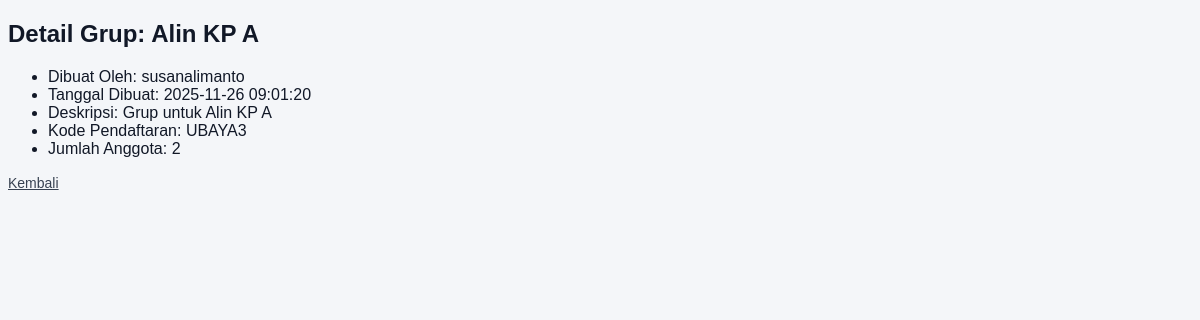
Page /detail_group_mahasiswa.php?idgrup=3 on the committed database.
### tables this page shows
CREATE TABLE `grup` (
  `idgrup` int(11) NOT NULL AUTO_INCREMENT,
  `username_pembuat` varchar(20) NOT NULL,
  `nama` varchar(45) DEFAULT NULL,
  `deskripsi` varchar(45) DEFAULT NULL,
  `tanggal_pembentukan` datetime DEFAULT NULL,
  `jenis` enum('Privat','Publik') DEFAULT NULL,
  `kode_pendaftaran` varchar(45) DEFAULT NULL,
  PRIMARY KEY (`idgrup`),
  KEY `fk_grup_akun1_idx` (`username_pembuat`),
  CONSTRAINT `fk_grup_akun1` FOREIGN KEY (`username_pembuat`) REFERENCES `akun` (`username`) ON DELETE CASCADE ON UPDATE CASCADE
);

### Class/parent.php (called while the page is built, shortened)
<?php
class orangtua
{
    public function __construct()
    {
        $this->mysqli =
            new mysqli(SERVER_NAME, USER_NAME, PASSWORD, DB_NAME);
    }
}

### Class/group.php (called while the page is built, shortened)
<?php
require_once("parent.php");
class group extends orangtua
{
    public function getGroupById(string $idgroup)
    {
        $sql = "SELECT * FROM grup WHERE idgrup = ?";
        $stmt = $this->mysqli->prepare($sql);
        $stmt->bind_param("s", $idgroup);
        $stmt->execute();
        $res = $stmt->get_result();
        return $res->fetch_assoc();
    }
}

### Class/member_group.php (called while the page is built, shortened)
<?php
require_once("parent.php");
class member_group extends orangtua
{
    public function countMember(int $idgrup)
    {
        $sql = "SELECT COUNT(*) FROM member_grup WHERE idgrup = ?";
        $stmt = $this->mysqli->prepare($sql);
        $stmt->bind_param("i", $idgrup);
        $stmt->execute();
        $stmt->bind_result($count);
        return $count;
    }
}

### detail_group_mahasiswa.php (the view, shortened to what this page needs)
<?php
require_once("Class/group.php");
require_once("Class/member_group.php");
$idgrup = $_GET['idgrup'];
$group  = new group();
$member = new member_group();
?>
<!DOCTYPE html>
<html lang="en">
<head>
    <link rel="stylesheet" href="theme.css">
</head>
<body>
    <?php
    $res = $group->getGroupById($idgrup);
    if ($res) {
        $jumlah = $member->countMember($idgrup);
        echo "<h2>Detail Grup: " . $res['nama'] . "</h2>";
        echo "<ul>";
        echo "<li>Dibuat Oleh: " . $res['username_pembuat'] . "</li>";
        echo "<li>Tanggal Dibuat: " . $res['tanggal_pembentukan'] . "</li>";
        echo "<li>Deskripsi: " . $res['deskripsi'] . "</li>";
        echo "<li>Kode Pendaftaran: " . $res['kode_pendaftaran'] . "</li>";
        echo "<li>Jumlah Anggota: $jumlah</li>";
        echo "</ul>";
    }
    ?>
    <a href="kelola_group_mahasiswa.php" class="back-btn">Kembali</a>
</body>
</html>

### theme.css (style rules this page uses)
@media (prefers-color-scheme: light) { :root { --bg-color: #f4f6f9; --form-bg: #ccc8c8; --input-bg: #ffffff; --border-color: #000000; --text-primary: #111827; --text-secondary: #374151; --text-error: #dc2626; --btn-bg: #4caf50; --btn-hover: #45a049; --shadow: #000000; } }
body { background: var(--bg-color); }

### detail_group_mahasiswa.php (style rules this page uses)
body { background: var(--bg-color); font-family: Arial; }
h2 { margin-bottom: 20px; color: var(--text-primary); }
li { color: var(--text-primary); }
a { color: var(--text-secondary); font-size: 14px; display: inline-block; }

### rows in the picture
grup: nama "Alin KP A", username_pembuat "susanalimanto", tanggal_pembentukan "2025-11-26 09:01:20", deskripsi "Grup untuk Alin KP A", kode_pendaftaran "UBAYA3"

### other values in the picture
$jumlah "2"
